Frame 1 (no input): blank canvas, image omitted
Frame 60 (the mouse pressed at the canvas centre just before this capture): blank canvas, image omitted
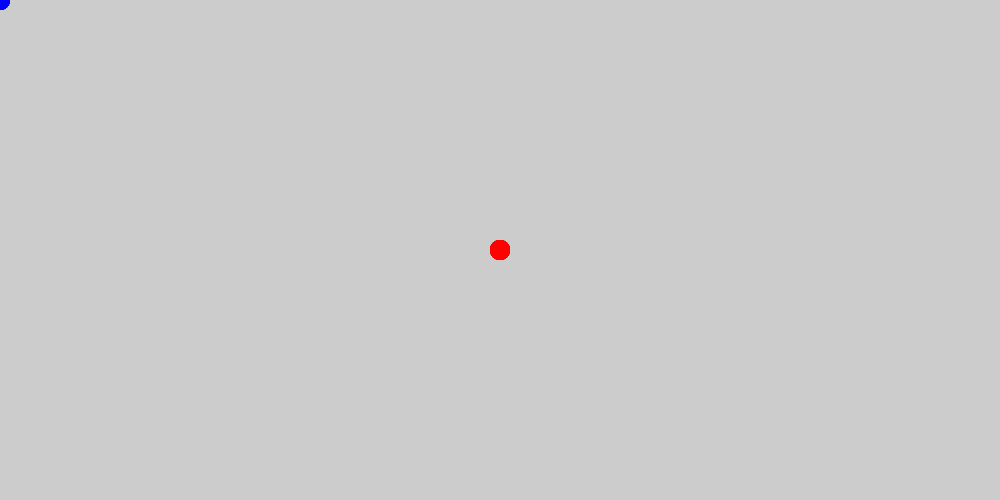
Frame 120 (the mouse held since frame 60 and released just before this capture)

The Processing sketch whose frames 1 and 60 were blank and that drew this single picture after the mouse press (run headless with seeded random() and noise(); from frame 60 on, the mouse is pressed at the canvas centre):

// Processing sketch: processing_94288
// ── processing_94288.pde

void setup() {
size(1000, 500);
fill(255, 0, 0, 102);
smooth();
noStroke();
}
void draw() {

if (mousePressed) {
  fill(255, 0, 0, 102);
  
  
  if (mouseButton == RIGHT){
    fill(0, 255, 0, 102);
  }
  
}

else {
  fill(0, 0, 255, 102);
}
ellipse(mouseX, mouseY, 20, 20);
}
